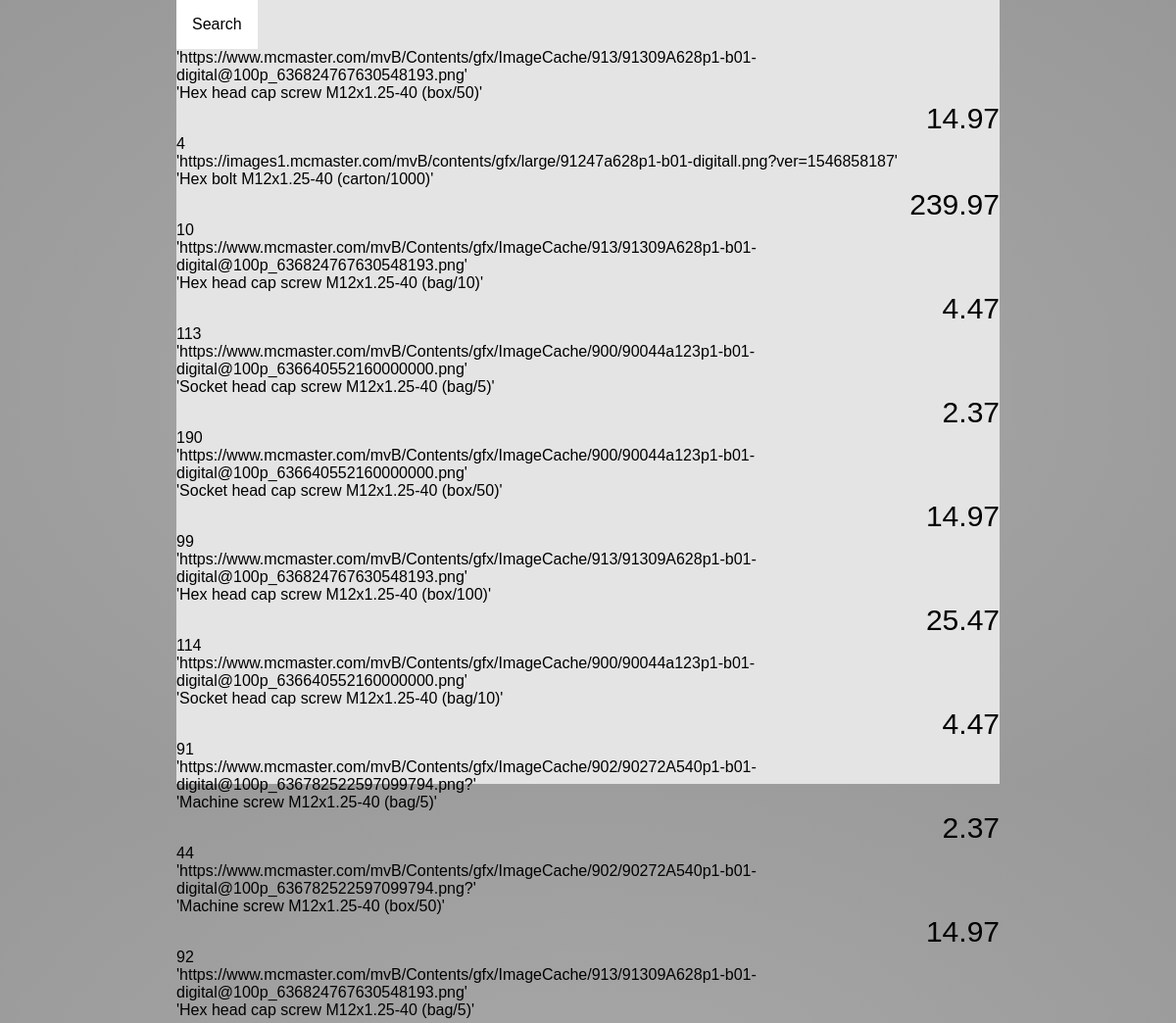
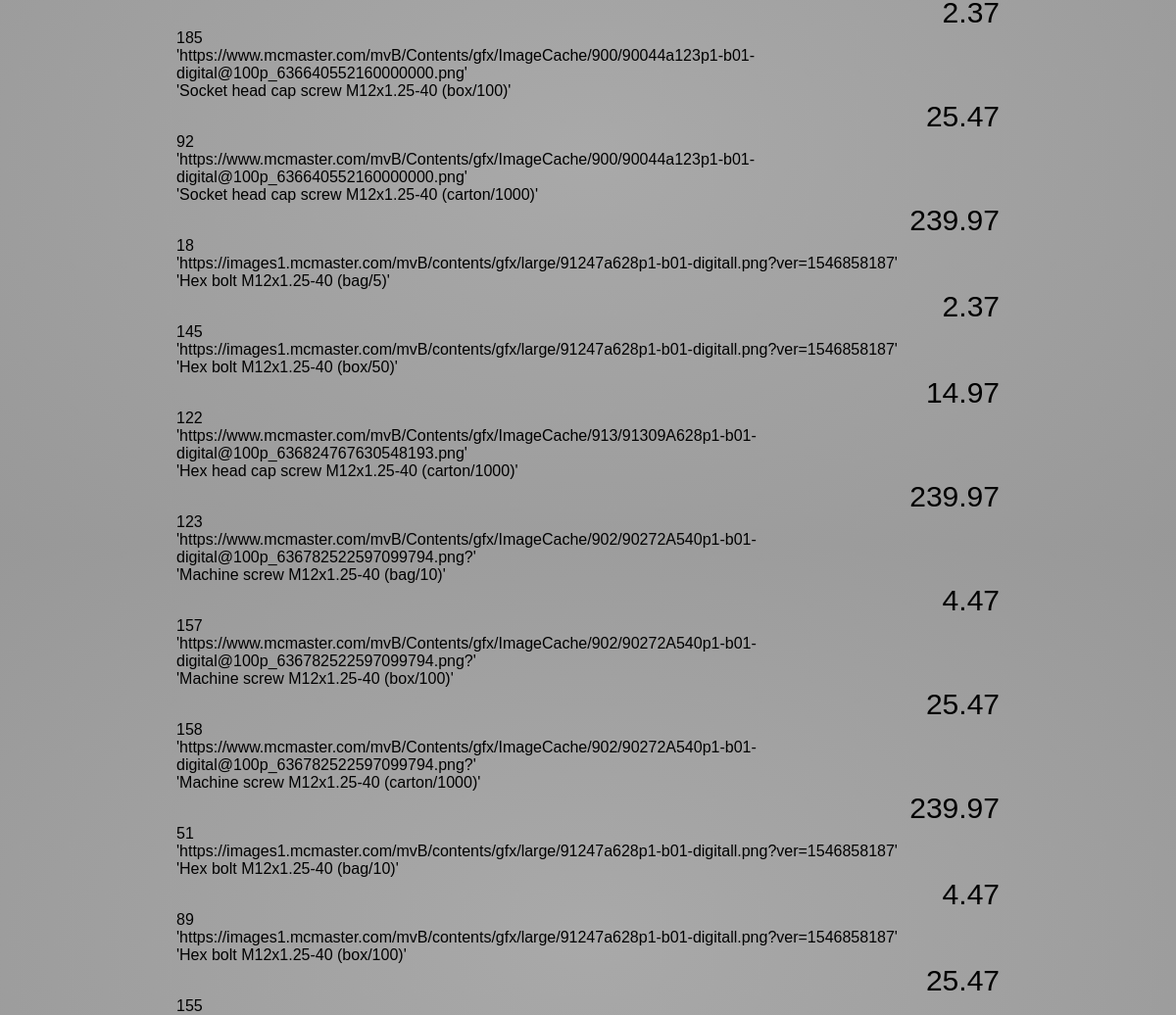
Before: /search with the older database file (2 pictures, top to bottom).
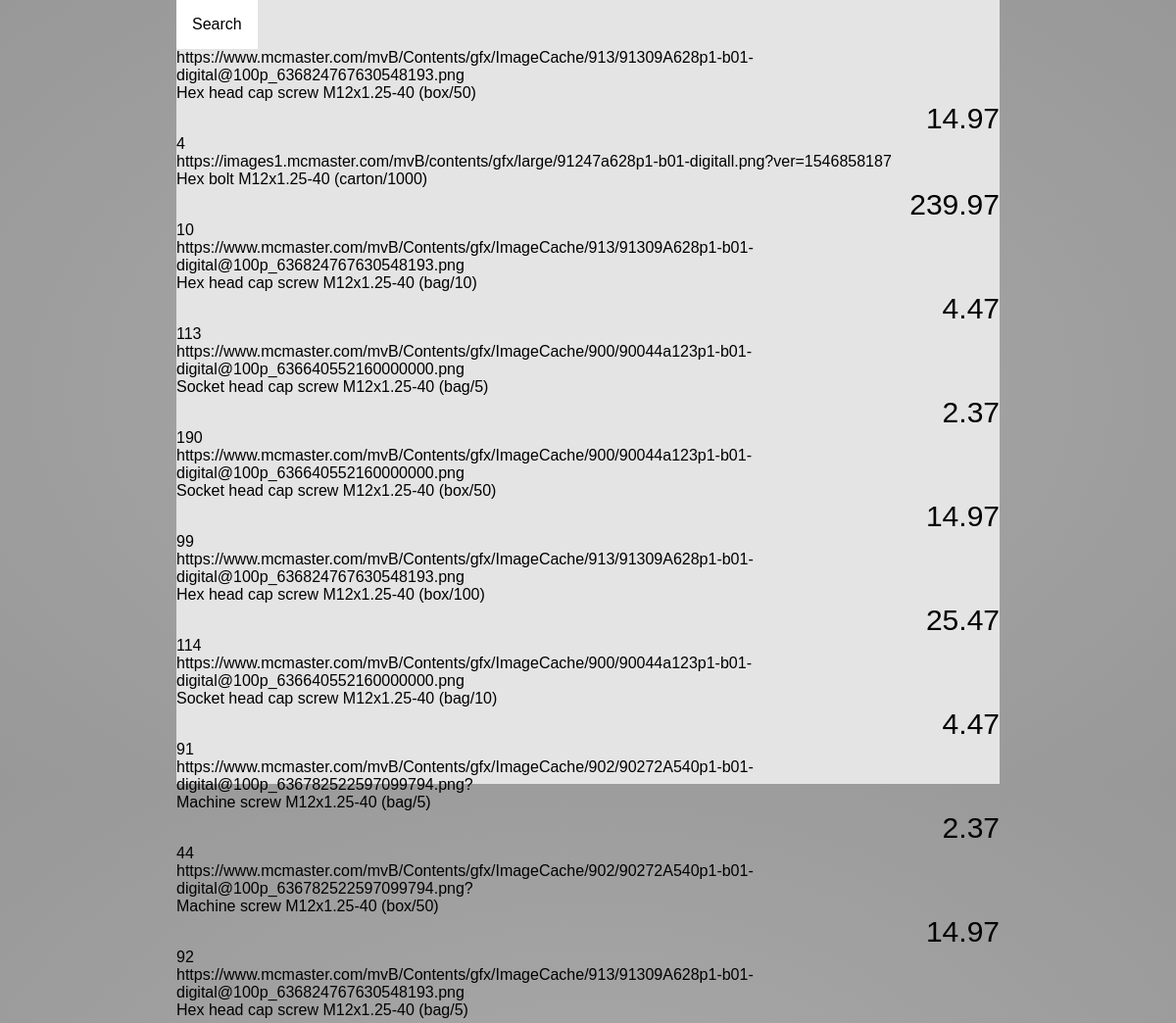
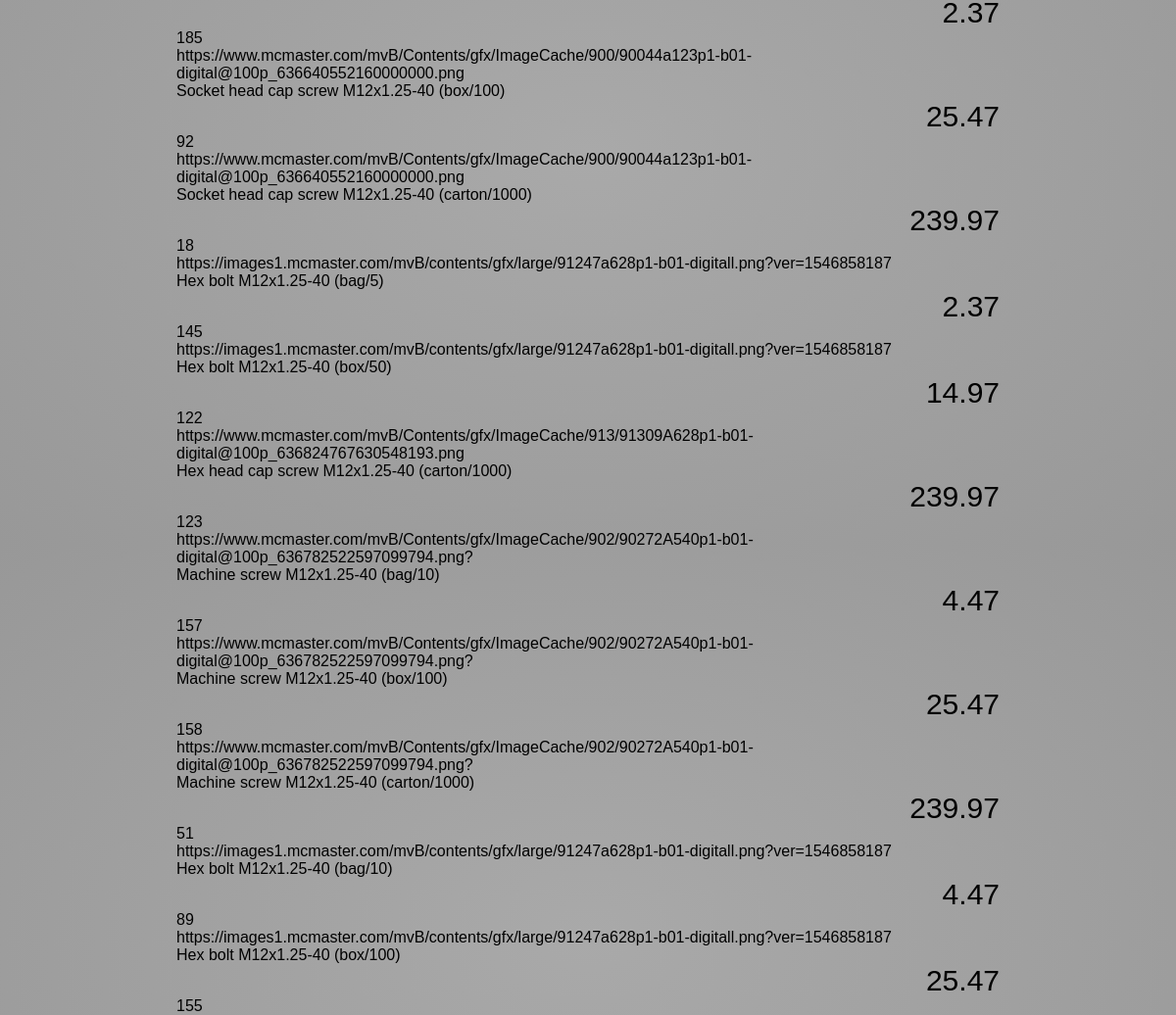
After: the same page with the newer database file (2 pictures, top to bottom).
### tables this page shows
CREATE TABLE store(
item int not null primary key,
  price  numeric(9,2) not null,
  title text not null,
imageurl text,
qty int not null,
descrip text,
  shp numeric(9,2) not null
);

### main.py (the view)
@app.route('/search')
def search():
  results = get_matchs("M12x1.25-40")
  return render_template("search.html", results = results)

### main.py (called while the page is built)
def get_db(DATABASE):
  conn = sqlite3.connect(DATABASE)
  c = conn.cursor()
  return c

def get_item_info(itemNumber):
  db = get_db(DATABASE)
  db.execute("select item,price,title,imageurl,qty,descrip,shp from store where item = {}".format(itemNumber))
  things = db.fetchall()
  key = ('itemNum','price','title','url','qty','desc','shp')
  dct = dict(zip(key,things[0]))
  return dct

def get_matchs(word):
  matches_dict = []
  db = get_db(DATABASE)
  db.execute("select item from store where title like '%{}%'".format(word))
  matches = db.fetchall()
  print(len(matches))
  for i in matches:
    matches_dict.append(get_item_info(i[0]))
  return matches_dict

### templates/search.html (shortened to what this page needs)
<!DOCTYPE html>
<html lang="en">
<head>
<link rel="stylesheet" href="{{ url_for('static', filename='css/home.css') }}">
<body class="body">
<div class="search">
  <div class="dropdown">
    <button onclick="myFunction()" class="dropbtn">Search</button>
  </div>
  {% for item in results %}
  <div class="result">
    <div class="result image">
      {{item.url}}
    </div>
    <div class="result title">
      {{item.title}}
    </div>
    <div class="result price">
      {{item.price}}
    </div>
    <div class="result qty">
      {{item.qty}}
    </div>
  </div>
  {% endfor %}
</div>
</body>
</html>

### static/css/home.css (style rules this page uses)
html * { font-family: 'Monsterrat', sans-serif; }
body { background-image: radial-gradient(DarkGray, #989898); }
.price { font-size: 30px; font-weight: 250; text-align: right; top: 80px; right: 50px; }
.dropbtn { background-color: #fff; color: black; padding: 16px; font-size: 16px; border: none; cursor: pointer; }
.dropdown { position: relative; display: inline-block; }
.body { margin:unset; display: flex; justify-content: center; }
.body>.search { width: 70%; background: #e4e4e4; height: 100vh; }

Changed rows visible on the page:
changed store: url "'https://www.mcmaster.com/mvB/Contents/gfx/ImageCache/913/91309A628p1-b01-digital@100p_636824767630548193.png'" → "https://www.mcmaster.com/mvB/Contents/gfx/ImageCache/913/91309A628p1-b01-digital@100p_636824767630548193.png"; title "'Hex head cap screw M12x1.25-40 (box/50)'" → "Hex head cap screw M12x1.25-40 (box/50)"
changed store: url "'https://images1.mcmaster.com/mvB/contents/gfx/large/91247a628p1-b01-digitall.png?ver=1546858187'" → "https://images1.mcmaster.com/mvB/contents/gfx/large/91247a628p1-b01-digitall.png?ver=1546858187"; title "'Hex bolt M12x1.25-40 (carton/1000)'" → "Hex bolt M12x1.25-40 (carton/1000)"
changed store: url "'https://www.mcmaster.com/mvB/Contents/gfx/ImageCache/913/91309A628p1-b01-digital@100p_636824767630548193.png'" → "https://www.mcmaster.com/mvB/Contents/gfx/ImageCache/913/91309A628p1-b01-digital@100p_636824767630548193.png"; title "'Hex head cap screw M12x1.25-40 (bag/10)'" → "Hex head cap screw M12x1.25-40 (bag/10)"
changed store: url "'https://www.mcmaster.com/mvB/Contents/gfx/ImageCache/900/90044a123p1-b01-digital@100p_636640552160000000.png'" → "https://www.mcmaster.com/mvB/Contents/gfx/ImageCache/900/90044a123p1-b01-digital@100p_636640552160000000.png"; title "'Socket head cap screw M12x1.25-40 (bag/5)'" → "Socket head cap screw M12x1.25-40 (bag/5)"
changed store: url "'https://www.mcmaster.com/mvB/Contents/gfx/ImageCache/900/90044a123p1-b01-digital@100p_636640552160000000.png'" → "https://www.mcmaster.com/mvB/Contents/gfx/ImageCache/900/90044a123p1-b01-digital@100p_636640552160000000.png"; title "'Socket head cap screw M12x1.25-40 (box/50)'" → "Socket head cap screw M12x1.25-40 (box/50)"
changed store: url "'https://www.mcmaster.com/mvB/Contents/gfx/ImageCache/913/91309A628p1-b01-digital@100p_636824767630548193.png'" → "https://www.mcmaster.com/mvB/Contents/gfx/ImageCache/913/91309A628p1-b01-digital@100p_636824767630548193.png"; title "'Hex head cap screw M12x1.25-40 (box/100)'" → "Hex head cap screw M12x1.25-40 (box/100)"
changed store: url "'https://www.mcmaster.com/mvB/Contents/gfx/ImageCache/900/90044a123p1-b01-digital@100p_636640552160000000.png'" → "https://www.mcmaster.com/mvB/Contents/gfx/ImageCache/900/90044a123p1-b01-digital@100p_636640552160000000.png"; title "'Socket head cap screw M12x1.25-40 (bag/10)'" → "Socket head cap screw M12x1.25-40 (bag/10)"
changed store: url "'https://www.mcmaster.com/mvB/Contents/gfx/ImageCache/902/90272A540p1-b01-digital@100p_636782522597099794.png?'" → "https://www.mcmaster.com/mvB/Contents/gfx/ImageCache/902/90272A540p1-b01-digital@100p_636782522597099794.png?"; title "'Machine screw M12x1.25-40 (bag/5)'" → "Machine screw M12x1.25-40 (bag/5)"
changed store: url "'https://www.mcmaster.com/mvB/Contents/gfx/ImageCache/902/90272A540p1-b01-digital@100p_636782522597099794.png?'" → "https://www.mcmaster.com/mvB/Contents/gfx/ImageCache/902/90272A540p1-b01-digital@100p_636782522597099794.png?"; title "'Machine screw M12x1.25-40 (box/50)'" → "Machine screw M12x1.25-40 (box/50)"
changed store: url "'https://www.mcmaster.com/mvB/Contents/gfx/ImageCache/913/91309A628p1-b01-digital@100p_636824767630548193.png'" → "https://www.mcmaster.com/mvB/Contents/gfx/ImageCache/913/91309A628p1-b01-digital@100p_636824767630548193.png"; title "'Hex head cap screw M12x1.25-40 (bag/5)'" → "Hex head cap screw M12x1.25-40 (bag/5)"
changed store: url "'https://www.mcmaster.com/mvB/Contents/gfx/ImageCache/900/90044a123p1-b01-digital@100p_636640552160000000.png'" → "https://www.mcmaster.com/mvB/Contents/gfx/ImageCache/900/90044a123p1-b01-digital@100p_636640552160000000.png"; title "'Socket head cap screw M12x1.25-40 (box/100)'" → "Socket head cap screw M12x1.25-40 (box/100)"
changed store: url "'https://www.mcmaster.com/mvB/Contents/gfx/ImageCache/900/90044a123p1-b01-digital@100p_636640552160000000.png'" → "https://www.mcmaster.com/mvB/Contents/gfx/ImageCache/900/90044a123p1-b01-digital@100p_636640552160000000.png"; title "'Socket head cap screw M12x1.25-40 (carton/1000)'" → "Socket head cap screw M12x1.25-40 (carton/1000)"
changed store: url "'https://images1.mcmaster.com/mvB/contents/gfx/large/91247a628p1-b01-digitall.png?ver=1546858187'" → "https://images1.mcmaster.com/mvB/contents/gfx/large/91247a628p1-b01-digitall.png?ver=1546858187"; title "'Hex bolt M12x1.25-40 (bag/5)'" → "Hex bolt M12x1.25-40 (bag/5)"
changed store: url "'https://images1.mcmaster.com/mvB/contents/gfx/large/91247a628p1-b01-digitall.png?ver=1546858187'" → "https://images1.mcmaster.com/mvB/contents/gfx/large/91247a628p1-b01-digitall.png?ver=1546858187"; title "'Hex bolt M12x1.25-40 (box/50)'" → "Hex bolt M12x1.25-40 (box/50)"
changed store: url "'https://www.mcmaster.com/mvB/Contents/gfx/ImageCache/913/91309A628p1-b01-digital@100p_636824767630548193.png'" → "https://www.mcmaster.com/mvB/Contents/gfx/ImageCache/913/91309A628p1-b01-digital@100p_636824767630548193.png"; title "'Hex head cap screw M12x1.25-40 (carton/1000)'" → "Hex head cap screw M12x1.25-40 (carton/1000)"
changed store: url "'https://www.mcmaster.com/mvB/Contents/gfx/ImageCache/902/90272A540p1-b01-digital@100p_636782522597099794.png?'" → "https://www.mcmaster.com/mvB/Contents/gfx/ImageCache/902/90272A540p1-b01-digital@100p_636782522597099794.png?"; title "'Machine screw M12x1.25-40 (bag/10)'" → "Machine screw M12x1.25-40 (bag/10)"
changed store: url "'https://www.mcmaster.com/mvB/Contents/gfx/ImageCache/902/90272A540p1-b01-digital@100p_636782522597099794.png?'" → "https://www.mcmaster.com/mvB/Contents/gfx/ImageCache/902/90272A540p1-b01-digital@100p_636782522597099794.png?"; title "'Machine screw M12x1.25-40 (box/100)'" → "Machine screw M12x1.25-40 (box/100)"
changed store: url "'https://www.mcmaster.com/mvB/Contents/gfx/ImageCache/902/90272A540p1-b01-digital@100p_636782522597099794.png?'" → "https://www.mcmaster.com/mvB/Contents/gfx/ImageCache/902/90272A540p1-b01-digital@100p_636782522597099794.png?"; title "'Machine screw M12x1.25-40 (carton/1000)'" → "Machine screw M12x1.25-40 (carton/1000)"
changed store: url "'https://images1.mcmaster.com/mvB/contents/gfx/large/91247a628p1-b01-digitall.png?ver=1546858187'" → "https://images1.mcmaster.com/mvB/contents/gfx/large/91247a628p1-b01-digitall.png?ver=1546858187"; title "'Hex bolt M12x1.25-40 (bag/10)'" → "Hex bolt M12x1.25-40 (bag/10)"
changed store: url "'https://images1.mcmaster.com/mvB/contents/gfx/large/91247a628p1-b01-digitall.png?ver=1546858187'" → "https://images1.mcmaster.com/mvB/contents/gfx/large/91247a628p1-b01-digitall.png?ver=1546858187"; title "'Hex bolt M12x1.25-40 (box/100)'" → "Hex bolt M12x1.25-40 (box/100)"
